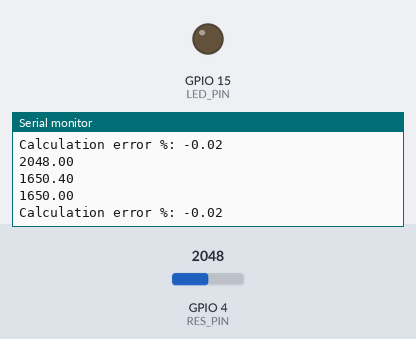
A program run on a simulated ESP32-S3. On the bench: output pins drawn as LEDs (lit = HIGH), the last lines printed to the serial monitor. Inputs (shaded band) come from the test bench; at power-on: GPIO 4 (RES_PIN) = 2048 (analog values on the 0–4095 scale).

Above: at 1.2 s.
1.3 s: GPIO 4 (RES_PIN) set to 0
At 1.31 s:
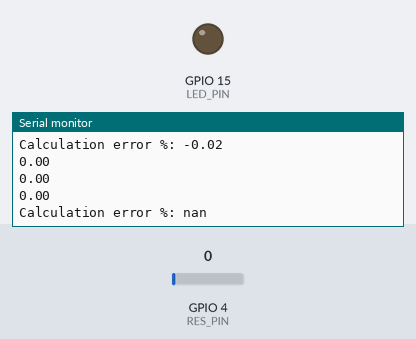
At 1.71 s:
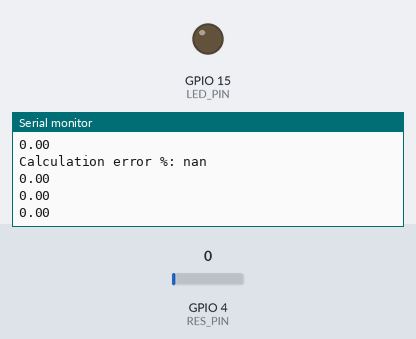
Timing chart, 0 to 4.3 s (numbered marks = the images above; inputs shaded):
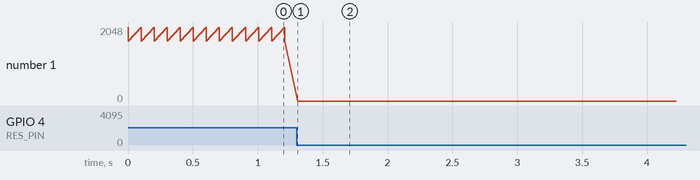

The program:

main.cpp
```cpp
#include <Arduino.h>

#define RES_PIN 4
#define LED_PIN 15

void setup() {
    pinMode(LED_PIN, OUTPUT);
    analogReadResolution(12);
    Serial.begin(115200);
}

void loop() {
    double rawData = analogRead(RES_PIN);
    double voltageCalibrated = analogReadMilliVolts(RES_PIN);
    double voltageCalculated = (rawData / 4095) * 3300;

    Serial.println(rawData);
    Serial.println(voltageCalculated);
    Serial.println(voltageCalibrated);

    Serial.println("Calculation error %: " + String((voltageCalibrated - voltageCalculated) / voltageCalculated * 100));

    Serial.println();
    delay(100);
}
```

Measured:
- after the input at 1.3 s, the serial monitor: prints a new line at once (image 1)
- plotted number 1: 1650 → 0 after the input at 1.3 s
